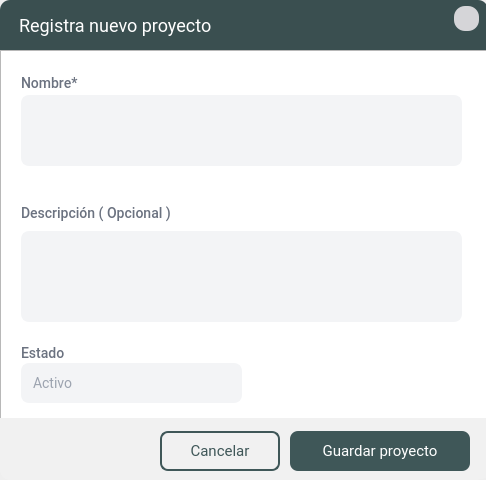
<?xml version="1.0" encoding="UTF-8"?>
<ui version="4.0">
 <class>FormularioProyectos</class>
 <widget class="QDialog" name="FormularioProyectos">
  <property name="geometry">
   <rect>
    <x>0</x>
    <y>0</y>
    <width>486</width>
    <height>480</height>
   </rect>
  </property>
  <property name="minimumSize">
   <size>
    <width>486</width>
    <height>480</height>
   </size>
  </property>
  <property name="maximumSize">
   <size>
    <width>486</width>
    <height>480</height>
   </size>
  </property>
  <property name="windowTitle">
   <string>Formulario Proyecto</string>
  </property>
  <layout class="QGridLayout" name="gridLayout">
   <property name="leftMargin">
    <number>0</number>
   </property>
   <property name="topMargin">
    <number>0</number>
   </property>
   <property name="rightMargin">
    <number>0</number>
   </property>
   <property name="bottomMargin">
    <number>0</number>
   </property>
   <property name="spacing">
    <number>0</number>
   </property>
   <item row="0" column="0">
    <widget class="QFrame" name="frame">
     <property name="styleSheet">
      <string notr="true">#frame{background-color: #f1f1f1;
border-top-left-radius: 10px;
border-top-right-radius: 10px; 
border-bottom-right-radius: 10px;
border-bottom-left-radius: 10px;}
</string>
     </property>
     <property name="frameShape">
      <enum>QFrame::StyledPanel</enum>
     </property>
     <property name="frameShadow">
      <enum>QFrame::Raised</enum>
     </property>
     <widget class="QFrame" name="frame_2">
      <property name="geometry">
       <rect>
        <x>0</x>
        <y>0</y>
        <width>488</width>
        <height>50</height>
       </rect>
      </property>
      <property name="minimumSize">
       <size>
        <width>488</width>
        <height>50</height>
       </size>
      </property>
      <property name="maximumSize">
       <size>
        <width>488</width>
        <height>50</height>
       </size>
      </property>
      <property name="styleSheet">
       <string notr="true">#frame_2{background: #3A4F50 ;border-top-left-radius: 10px;
border-top-right-radius: 10px;}</string>
      </property>
      <property name="frameShape">
       <enum>QFrame::NoFrame</enum>
      </property>
      <property name="frameShadow">
       <enum>QFrame::Raised</enum>
      </property>
      <widget class="QToolButton" name="btn_close">
       <property name="geometry">
        <rect>
         <x>454</x>
         <y>6</y>
         <width>25</width>
         <height>25</height>
        </rect>
       </property>
       <property name="focusPolicy">
        <enum>Qt::NoFocus</enum>
       </property>
       <property name="toolTip">
        <string>Cerrar</string>
       </property>
       <property name="styleSheet">
        <string notr="true">#btn_close{
font-family: Roboto;
font-weight: normal;
font-size: 14px;
background-color: #d5d5d8;
color: #6B7280;
border-radius:11px
}



#btn_close:hover{background:#ce4d3a ;
border-radius:11px; }

</string>
       </property>
       <property name="text">
        <string/>
       </property>
       <property name="icon">
        <iconset resource="../image/source.qrc">
         <normaloff>:/menu/x.png</normaloff>:/menu/x.png</iconset>
       </property>
       <property name="iconSize">
        <size>
         <width>13</width>
         <height>13</height>
        </size>
       </property>
       <property name="autoRaise">
        <bool>true</bool>
       </property>
      </widget>
      <widget class="QLabel" name="lbl_titulo_ventana">
       <property name="geometry">
        <rect>
         <x>19</x>
         <y>15</y>
         <width>401</width>
         <height>21</height>
        </rect>
       </property>
       <property name="styleSheet">
        <string notr="true">QLabel{font-family: Roboto;
font-style: normal;
font-weight: normal;
font-size: 18px;
line-height: 23px;
letter-spacing: 0.02em;
color: #FFFFFF;}</string>
       </property>
       <property name="text">
        <string>Registra nuevo proyecto</string>
       </property>
      </widget>
     </widget>
     <widget class="QScrollArea" name="scrollArea">
      <property name="geometry">
       <rect>
        <x>0</x>
        <y>50</y>
        <width>491</width>
        <height>371</height>
       </rect>
      </property>
      <property name="styleSheet">
       <string notr="true">
QLabel{
font-family: Roboto;
font-style: normal;
font-weight: 450;
font-size: 14px;
letter-spacing: 0.02em;
color: #6B7280;}


QLineEdit{
font-family: Roboto;
font-style: normal;
font-weight: normal;
font-size: 14px;
letter-spacing: 0.02em;
background: #F3F4F6;
border: 2px solid #F3F4F6;
border-radius: 8px;
color:#9CA3AF;
padding:10px}

QLineEdit::focus{
background: #FFFFFF;
border: 2px solid #344647;
border-radius: 8px;
}

/* PLANTEXT*/
QPlainTextEdit{
font-family: Roboto;
font-style: normal;
font-weight: normal;
font-size: 14px;
letter-spacing: 0.02em;
background: #F3F4F6;
border: 2px solid #F3F4F6;
border-radius: 8px;
color:#9CA3AF;
padding:10px}

QPlainTextEdit::focus{
background: #FFFFFF;
border: 2px solid #3a4f50;
border-radius: 8px;
}



/* QLabel para Mostrar Error */
QLabel#errorNombre{
    font-family: Roboto;
    font-style: normal;
    font-weight: bold;
    font-size: 14px;
    color: #D32F2F; 
}

/* COMBOBOX */

QComboBox{
font-family: Roboto;
font-style: normal;
font-weight: normal;
font-size: 14px;
letter-spacing: 0.02em;
background: #F3F4F6;
color:#9CA3AF;
border-radius:8px;
padding:10px;
combobox-popup: 0;
border: 2px solid #F3F4F6;

}


QComboBox::drop-down
{
    width: 20px;
    border-left-width: 1px;
	padding: 10px 10px 10px 20px;
 }


QComboBox QAbstractItemView {
	color:#9CA3AF;
	font-size:14px;
	background-color: #F3F4F6;
	selection-background-color:#344647;
	selection-color:#ffffff;
	outline: 0px;
   border: 1px solid #344647;
 border-radius:8px;
padding:10px
}



QComboBox::down-arrow
{
	image: url(:/menu/contraerabajo.png);
     width: 11px;
     height: 11px;
}

QComboBox::focus{
background: #FFFFFF;
border: 2px solid #344647;
border-radius: 8px;
}


</string>
      </property>
      <property name="widgetResizable">
       <bool>true</bool>
      </property>
      <widget class="QWidget" name="scroll_registro_estudiante">
       <property name="geometry">
        <rect>
         <x>0</x>
         <y>0</y>
         <width>489</width>
         <height>369</height>
        </rect>
       </property>
       <property name="minimumSize">
        <size>
         <width>0</width>
         <height>250</height>
        </size>
       </property>
       <property name="styleSheet">
        <string notr="true">#scroll_registro_estudiante{
	background-color: rgb(255, 255, 255);
}</string>
       </property>
       <widget class="QLabel" name="lbl11">
        <property name="geometry">
         <rect>
          <x>20</x>
          <y>20</y>
          <width>171</width>
          <height>21</height>
         </rect>
        </property>
        <property name="styleSheet">
         <string notr="true"/>
        </property>
        <property name="text">
         <string>Nombre*</string>
        </property>
        <property name="alignment">
         <set>Qt::AlignBottom|Qt::AlignLeading|Qt::AlignLeft</set>
        </property>
       </widget>
       <widget class="QPlainTextEdit" name="plain_descripcion">
        <property name="geometry">
         <rect>
          <x>20</x>
          <y>180</y>
          <width>441</width>
          <height>91</height>
         </rect>
        </property>
        <property name="minimumSize">
         <size>
          <width>0</width>
          <height>0</height>
         </size>
        </property>
        <property name="maximumSize">
         <size>
          <width>16777215</width>
          <height>16777215</height>
         </size>
        </property>
        <property name="styleSheet">
         <string notr="true"/>
        </property>
       </widget>
       <widget class="QLabel" name="lbl11_2">
        <property name="geometry">
         <rect>
          <x>20</x>
          <y>150</y>
          <width>171</width>
          <height>21</height>
         </rect>
        </property>
        <property name="styleSheet">
         <string notr="true"/>
        </property>
        <property name="text">
         <string>Descripción ( Opcional )</string>
        </property>
        <property name="alignment">
         <set>Qt::AlignBottom|Qt::AlignLeading|Qt::AlignLeft</set>
        </property>
       </widget>
       <widget class="QLabel" name="errorNombre">
        <property name="geometry">
         <rect>
          <x>20</x>
          <y>117</y>
          <width>441</width>
          <height>16</height>
         </rect>
        </property>
        <property name="text">
         <string/>
        </property>
       </widget>
       <widget class="QLabel" name="lbl11_3">
        <property name="geometry">
         <rect>
          <x>20</x>
          <y>290</y>
          <width>171</width>
          <height>21</height>
         </rect>
        </property>
        <property name="styleSheet">
         <string notr="true"/>
        </property>
        <property name="text">
         <string>Estado</string>
        </property>
        <property name="alignment">
         <set>Qt::AlignBottom|Qt::AlignLeading|Qt::AlignLeft</set>
        </property>
       </widget>
       <widget class="QComboBox" name="cbo_estado">
        <property name="geometry">
         <rect>
          <x>20</x>
          <y>312</y>
          <width>221</width>
          <height>40</height>
         </rect>
        </property>
        <item>
         <property name="text">
          <string>Activo</string>
         </property>
        </item>
        <item>
         <property name="text">
          <string>Inactivo</string>
         </property>
        </item>
       </widget>
       <widget class="QPlainTextEdit" name="line_nombre">
        <property name="geometry">
         <rect>
          <x>20</x>
          <y>44</y>
          <width>441</width>
          <height>71</height>
         </rect>
        </property>
        <property name="minimumSize">
         <size>
          <width>0</width>
          <height>0</height>
         </size>
        </property>
        <property name="maximumSize">
         <size>
          <width>16777215</width>
          <height>16777215</height>
         </size>
        </property>
        <property name="styleSheet">
         <string notr="true"/>
        </property>
       </widget>
      </widget>
     </widget>
     <widget class="QFrame" name="frame_pie_pagina">
      <property name="geometry">
       <rect>
        <x>0</x>
        <y>418</y>
        <width>491</width>
        <height>61</height>
       </rect>
      </property>
      <property name="styleSheet">
       <string notr="true">#frame_pie_pagina{background-color: #f1f1f1; 
border-bottom-right-radius: 10px;
border-bottom-left-radius: 10px;}

/*  BOTON */

QPushButton {
    font-family: Roboto;
    font-style: normal;
    font-weight: normal;
    font-size: 15px;
    letter-spacing: 0.02em;
    color: white;
    padding: 8px 16px;
    background: #3f5758;
    border: none; 
    border-radius: 8px; 
}

QPushButton:hover {
    background: #4a6b6c; 
    border: none;
    border-radius: 8px;
}


QPushButton:pressed {
    background: #2e4546;
    border: none;
    border-radius: 8px;
}


/* Botón Cancelar */
QPushButton#cancelButton {
    font-family: Roboto;
    font-style: normal;
    font-weight: normal;
    font-size: 15px;
    letter-spacing: 0.02em;
    color: #3f5758;
    padding: 8px 16px;
    background: transparent;
    border: 2px solid #3f5758; 
    border-radius: 8px; 
}

QPushButton#cancelButton:hover {
    background: rgba(63, 87, 88, 0.1); /* Fondo ligeramente oscuro en hover */
    color: #2e4546; 
    border: 2px solid #2e4546;
}

QPushButton#cancelButton:pressed {
    background: rgba(63, 87, 88, 0.2); /* Fondo más oscuro en estado presionado */
    color: #1c2d2e; 
    border: 2px solid #1c2d2e;
}

</string>
      </property>
      <property name="frameShape">
       <enum>QFrame::StyledPanel</enum>
      </property>
      <property name="frameShadow">
       <enum>QFrame::Raised</enum>
      </property>
      <widget class="QPushButton" name="btn_agregar_proyecto">
       <property name="geometry">
        <rect>
         <x>290</x>
         <y>13</y>
         <width>180</width>
         <height>40</height>
        </rect>
       </property>
       <property name="minimumSize">
        <size>
         <width>180</width>
         <height>40</height>
        </size>
       </property>
       <property name="maximumSize">
        <size>
         <width>110</width>
         <height>40</height>
        </size>
       </property>
       <property name="cursor">
        <cursorShape>PointingHandCursor</cursorShape>
       </property>
       <property name="styleSheet">
        <string notr="true"/>
       </property>
       <property name="text">
        <string>Guardar proyecto</string>
       </property>
       <property name="icon">
        <iconset resource="../image/source.qrc">
         <normaloff>:/menu/botonadd.png</normaloff>:/menu/botonadd.png</iconset>
       </property>
       <property name="iconSize">
        <size>
         <width>15</width>
         <height>21</height>
        </size>
       </property>
      </widget>
      <widget class="QPushButton" name="cancelButton">
       <property name="geometry">
        <rect>
         <x>160</x>
         <y>13</y>
         <width>120</width>
         <height>40</height>
        </rect>
       </property>
       <property name="minimumSize">
        <size>
         <width>120</width>
         <height>40</height>
        </size>
       </property>
       <property name="maximumSize">
        <size>
         <width>120</width>
         <height>40</height>
        </size>
       </property>
       <property name="cursor">
        <cursorShape>PointingHandCursor</cursorShape>
       </property>
       <property name="focusPolicy">
        <enum>Qt::NoFocus</enum>
       </property>
       <property name="styleSheet">
        <string notr="true"/>
       </property>
       <property name="text">
        <string>Cancelar</string>
       </property>
       <property name="icon">
        <iconset resource="../image/source.qrc">
         <normaloff>:/menu/no.png</normaloff>:/menu/no.png</iconset>
       </property>
       <property name="iconSize">
        <size>
         <width>15</width>
         <height>21</height>
        </size>
       </property>
      </widget>
     </widget>
    </widget>
   </item>
  </layout>
 </widget>
 <resources>
  <include location="../image/source.qrc"/>
 </resources>
 <connections/>
</ui>
